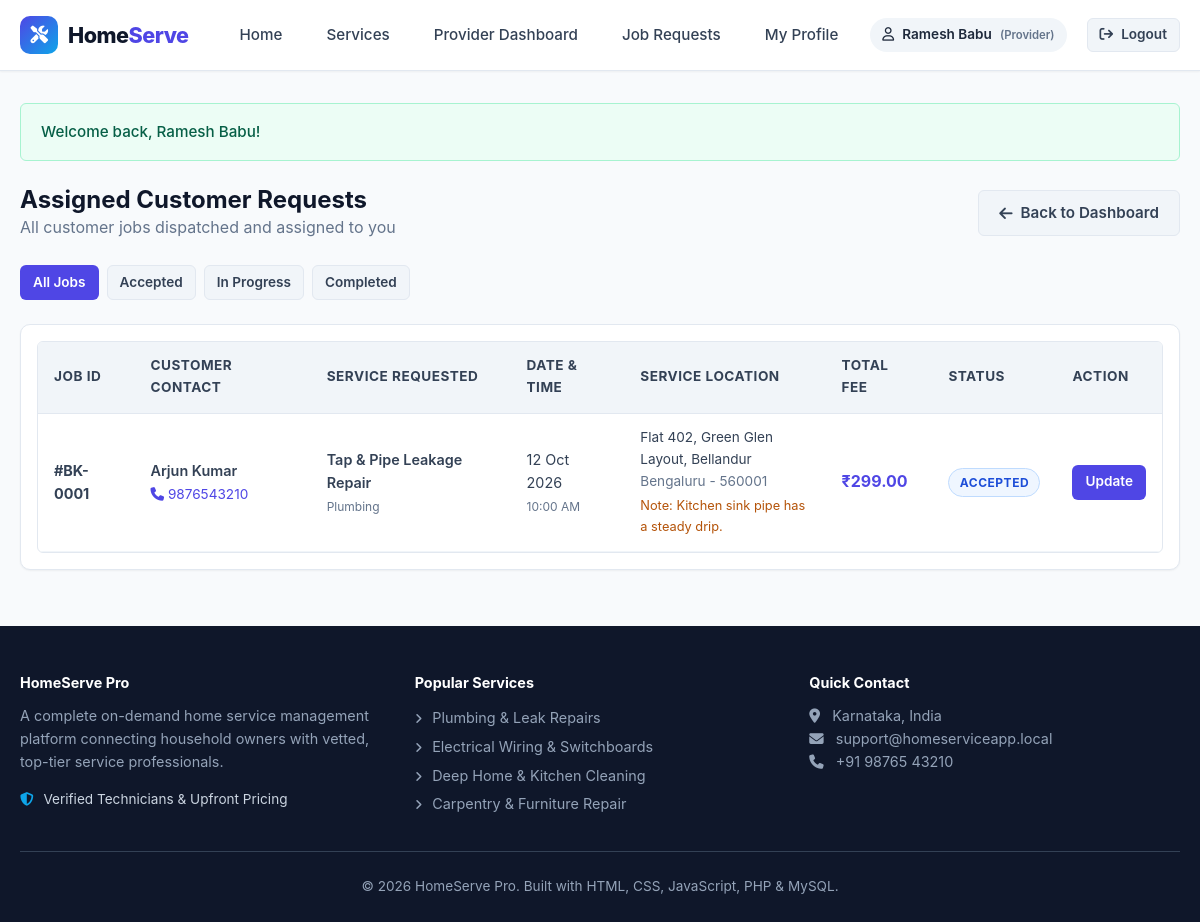
The app's page /provider/requests.php (signed in) with its own data.
### tables this page shows
CREATE TABLE `bookings` (
    `id` INT AUTO_INCREMENT PRIMARY KEY,
    `customer_id` INT NOT NULL,
    `service_id` INT NOT NULL,
    `provider_id` INT DEFAULT NULL,
    `booking_date` DATE NOT NULL,
    `booking_time` TIME NOT NULL,
    `service_address` TEXT NOT NULL,
    `city` VARCHAR(100) NOT NULL,
    `pincode` VARCHAR(20) NOT NULL,
    `special_notes` TEXT,
    `total_price` DECIMAL(10,2) NOT NULL,
    `status` ENUM('Pending', 'Accepted', 'In Progress', 'Completed', 'Cancelled') NOT NULL DEFAULT 'Pending',
    `admin_notes` TEXT,
    `created_at` TIMESTAMP DEFAULT CURRENT_TIMESTAMP,
    `updated_at` TIMESTAMP DEFAULT CURRENT_TIMESTAMP ON UPDATE CURRENT_TIMESTAMP,
    CONSTRAINT `fk_booking_customer` FOREIGN KEY (`customer_id`) 
        REFERENCES `users`(`id`) ON DELETE CASCADE,
    CONSTRAINT `fk_booking_service` FOREIGN KEY (`service_id`) 
        REFERENCES `services`(`id`) ON DELETE CASCADE,
    CONSTRAINT `fk_booking_provider` FOREIGN KEY (`provider_id`) 
        REFERENCES `providers`(`id`) ON DELETE SET NULL
);

CREATE TABLE `users` (
    `id` INT AUTO_INCREMENT PRIMARY KEY,
    `name` VARCHAR(100) NOT NULL,
    `email` VARCHAR(150) NOT NULL UNIQUE,
    `password` VARCHAR(255) NOT NULL,
    `phone` VARCHAR(20) NOT NULL,
    `city` VARCHAR(100) NOT NULL,
    `pincode` VARCHAR(20) NOT NULL,
    `role` ENUM('customer', 'provider', 'admin') NOT NULL DEFAULT 'customer',
    `created_at` TIMESTAMP DEFAULT CURRENT_TIMESTAMP
);

CREATE TABLE `services` (
    `id` INT AUTO_INCREMENT PRIMARY KEY,
    `category_id` INT NOT NULL,
    `name` VARCHAR(150) NOT NULL,
    `description` TEXT,
    `price` DECIMAL(10,2) NOT NULL DEFAULT 0.00,
    `duration_mins` INT DEFAULT 60,
    `status` ENUM('active', 'inactive') DEFAULT 'active',
    `created_at` TIMESTAMP DEFAULT CURRENT_TIMESTAMP,
    CONSTRAINT `fk_services_category` FOREIGN KEY (`category_id`) 
        REFERENCES `service_categories`(`id`) ON DELETE CASCADE
);

CREATE TABLE `service_categories` (
    `id` INT AUTO_INCREMENT PRIMARY KEY,
    `name` VARCHAR(100) NOT NULL UNIQUE,
    `description` TEXT,
    `icon` VARCHAR(50) DEFAULT 'wrench',
    `created_at` TIMESTAMP DEFAULT CURRENT_TIMESTAMP
);

### provider/requests.php (the view, shortened to what this page needs)
<?php
require_once __DIR__ . '/../config/db.php';
$pdo = getDB();
$userId = $_SESSION['user_id'];
$pStmt = $pdo->prepare("SELECT id FROM providers WHERE user_id = ?");
$pStmt->execute([$userId]);
$prov = $pStmt->fetch();
$providerId = $prov['id'] ?? 0;
$filter = $_GET['status'] ?? 'all';
$query = "SELECT b.*, s.name as service_name, c.name as category_name,
                 u.name as customer_name, u.phone as customer_phone, u.email as customer_email,
                 r.rating, r.comment as review_comment
          FROM bookings b
          JOIN services s ON b.service_id = s.id
          JOIN service_categories c ON s.category_id = c.id
          JOIN users u ON b.customer_id = u.id
          LEFT JOIN reviews r ON b.id = r.booking_id
          WHERE b.provider_id = ?";
$params = [$providerId];
$query .= " ORDER BY b.booking_date DESC, b.booking_time DESC";
$stmt = $pdo->prepare($query);
$stmt->execute($params);
$requests = $stmt->fetchAll();
require_once __DIR__ . '/../includes/header.php';
?>
<div style="display: flex; justify-content: space-between; align-items: center; margin-bottom: 1.5rem; flex-wrap: wrap; gap: 1rem;">
    <div>
        <h2>Assigned Customer Requests</h2>
        <p style="color: var(--gray-500);">All customer jobs dispatched and assigned to you</p>
    </div>
    <a href="dashboard.php" class="btn btn-secondary">
        <i class="fa-solid fa-arrow-left"></i> Back to Dashboard
    </a>
</div>
<div style="display:flex; gap: 0.5rem; margin-bottom: 1.5rem; flex-wrap: wrap;">
    <a href="requests.php" class="btn <?php echo ($filter === 'all') ? 'btn-primary' : 'btn-secondary'; ?> btn-sm">All Jobs</a>
    <a href="requests.php?status=Accepted" class="btn <?php echo ($filter === 'Accepted') ? 'btn-primary' : 'btn-secondary'; ?> btn-sm">Accepted</a>
    <a href="requests.php?status=In Progress" class="btn <?php echo ($filter === 'In Progress') ? 'btn-primary' : 'btn-secondary'; ?> btn-sm">In Progress</a>
    <a href="requests.php?status=Completed" class="btn <?php echo ($filter === 'Completed') ? 'btn-primary' : 'btn-secondary'; ?> btn-sm">Completed</a>
</div>
<div class="card" style="padding: 1rem;">
    <?php if (empty($requests)): ?>
        <div style="text-align: center; padding: 3rem 1rem;">
            <i class="fa-regular fa-folder-open" style="font-size: 3rem; color: var(--gray-300); margin-bottom: 1rem;"></i>
            <h4>No jobs found in this category</h4>
            <p style="color: var(--gray-500);">Keep your availability status online to receive incoming requests.</p>
        </div>
    <?php else: ?>
        <div class="table-responsive">
            <table class="table">
                <thead>
                    <tr>
                        <th>Job ID</th>
                        <th>Customer Contact</th>
                        <th>Service Requested</th>
                        <th>Date & Time</th>
                        <th>Service Location</th>
                        <th>Total Fee</th>
                        <th>Status</th>
                        <th>Action</th>
                    </tr>
                </thead>
                <tbody>
                    <?php foreach ($requests as $r): ?>
                        <tr>
                            <td><strong>#BK-<?php echo str_pad($r['id'], 4, '0', STR_PAD_LEFT); ?></strong></td>
                            <td>
                                <div style="font-weight: 600;"><?php echo htmlspecialchars($r['customer_name']); ?></div>
                                <div><a href="tel:<?php echo htmlspecialchars($r['customer_phone']); ?>" style="color: var(--primary); font-size: 0.85rem;"><i class="fa-solid fa-phone"></i> <?php echo htmlspecialchars($r['customer_phone']); ?></a></div>
                            </td>
                            <td>
                                <div style="font-weight: 600;"><?php echo htmlspecialchars($r['service_name']); ?></div>
                                <small style="color: var(--gray-500);"><?php echo htmlspecialchars($r['category_name']); ?></small>
                            </td>
                            <td>
                                <div><?php echo date('d M Y', strtotime($r['booking_date'])); ?></div>
                                <small style="color: var(--gray-500);"><?php echo date('h:i A', strtotime($r['booking_time'])); ?></small>
                            </td>
                            <td style="max-width: 220px; font-size: 0.85rem;">
                                <div><?php echo htmlspecialchars($r['service_address']); ?></div>
                                <div style="color: var(--gray-500);"><?php echo htmlspecialchars($r['city']); ?> - <?php echo htmlspecialchars($r['pincode']); ?></div>
                                <?php if (!empty($r['special_notes'])): ?>
                                    <div style="color: #b45309; margin-top: 4px; font-size: 0.8rem;">Note: <?php echo htmlspecialchars($r['special_notes']); ?></div>
                                <?php endif; ?>
                            </td>
                            <td>
                                <strong style="color: var(--primary); font-size: 1rem;"><?php echo formatPrice($r['total_price']); ?></strong>
                            </td>
                            <td><?php echo getStatusBadge($r['status']); ?></td>
                            <td>
                                <?php if ($r['status'] !== 'Completed'): ?>
                                    <a href="update-status.php?booking_id=<?php echo $r['id']; ?>" class="btn btn-primary btn-sm">
                                        Update
                                    </a>
                                <?php endif; ?>
                            </td>
                        </tr>
                    <?php endforeach; ?>
                </tbody>
            </table>
        </div>
    <?php endif; ?>
</div>
<?php require_once __DIR__ . '/../includes/footer.php'; ?>

### config/db.php (shortened to what this page needs)
<?php
function displayFlash() {
    if (isset($_SESSION['flash'])) {
        $flash = $_SESSION['flash'];
        $colorClass = match($flash['type']) {
            'success' => 'alert-success',
            'danger'  => 'alert-danger',
            'warning' => 'alert-warning',
            default   => 'alert-info'
        };
        echo "<div class='alert {$colorClass}'>{$flash['message']}</div>";
    }
}
function formatPrice($amount) {
    return '₹' . number_format((float)$amount, 2);
}
function getStatusBadge($status) {
    $class = match($status) {
        'Pending'     => 'badge-pending',
        'Accepted'    => 'badge-accepted',
        'In Progress' => 'badge-progress',
        'Completed'   => 'badge-completed',
        'Cancelled'   => 'badge-cancelled',
        default       => 'badge-default'
    };
    return "<span class='badge {$class}'>" . htmlspecialchars($status) . "</span>";
}
?>

### assets/css/style.css (style rules this page uses)
:root { --primary: #4f46e5; --primary-hover: #4338ca; --primary-light: #eef2ff; --secondary: #0ea5e9; --dark: #0f172a; --gray-900: #1e293b; --gray-700: #334155; --gray-500: #64748b; --gray-300: #cbd5e1; --gray-200: #e2e8f0; --gray-100: #f1f5f9; --light: #f8fafc; --white: #ffffff; --success: #10b981; --success-bg: #ecfdf5; --warning: #f59e0b; --warning-bg: #fffbeb; --danger: #ef4444; --danger-bg: #fef2f2; --info: #3b82f6; --info-bg: #eff6ff; --radius-sm: 6px; --radius-md: 10px; --radius-lg: 16px; --shadow-sm: 0 1px 2px 0 rgba(0, 0, 0, 0.05); --shadow-md: 0 4px 6px -1px rgba(0, 0, 0, 0.1), 0 2px 4px -2px rgba(0, 0, 0, 0.1); --shadow-lg: 0 10px 15px -3px rgba(0, 0, 0, 0.1), 0 4px 6px -4px rgba(0, 0, 0, 0.1); --shadow-hover: 0 14px 20px -3px rgba(79, 70, 229, 0.15); --transition: all 0.25s cubic-bezier(0.4, 0, 0.2, 1); }
* { box-sizing: border-box; margin: 0; padding: 0; }
body { font-family: -apple-system, BlinkMacSystemFont, "Segoe UI", Roboto, Oxygen, Ubuntu, Cantarell, "Helvetica Neue", sans-serif; background-color: var(--light); color: var(--gray-700); line-height: 1.6; display: flex; flex-direction: column; min-height: 100vh; }
h1, h2, h3, h4, h5, h6 { color: var(--dark); font-weight: 700; line-height: 1.25; }
a { color: var(--primary); text-decoration: none; transition: var(--transition); }
.btn { display: inline-flex; align-items: center; justify-content: center; gap: 8px; padding: 0.6rem 1.25rem; font-size: 0.95rem; font-weight: 600; border-radius: var(--radius-sm); border: 1px solid transparent; cursor: pointer; transition: var(--transition); text-align: center; white-space: nowrap; }
.btn-primary { background-color: var(--primary); color: var(--white) !important; }
.btn-secondary { background-color: var(--gray-100); color: var(--gray-700); border-color: var(--gray-200); }
.btn-sm { padding: 0.35rem 0.75rem; font-size: 0.85rem; }
.card { background: var(--white); border-radius: var(--radius-md); border: 1px solid var(--gray-200); box-shadow: var(--shadow-sm); padding: 1.5rem; transition: var(--transition); }
.badge { display: inline-block; padding: 0.25rem 0.65rem; font-size: 0.75rem; font-weight: 700; border-radius: 999px; text-transform: uppercase; letter-spacing: 0.5px; }
.badge-accepted { background-color: var(--info-bg); color: #1d4ed8; border: 1px solid #bfdbfe; }
.alert { padding: 1rem 1.25rem; border-radius: var(--radius-sm); margin-bottom: 1.5rem; font-weight: 500; font-size: 0.95rem; }
.alert-success { background: var(--success-bg); color: #065f46; border: 1px solid #a7f3d0; }
.table-responsive { width: 100%; overflow-x: auto; border-radius: var(--radius-sm); border: 1px solid var(--gray-200); background: var(--white); }
.table { width: 100%; border-collapse: collapse; text-align: left; }
.table th { background-color: var(--gray-100); padding: 0.85rem 1rem; font-size: 0.85rem; font-weight: 700; text-transform: uppercase; letter-spacing: 0.5px; color: var(--gray-700); border-bottom: 1px solid var(--gray-200); }
.table td { padding: 0.85rem 1rem; font-size: 0.9rem; border-bottom: 1px solid var(--gray-100); vertical-align: middle; }

### records on screen
bookings: id "0001", customer.name "Arjun Kumar", customer.phone "9876543210", service.name "Tap & Pipe Leakage Repair", service_categories.name "Plumbing", booking_date "12 Oct 2026", booking_time "10:00 AM", service_address "Flat 402, Green Glen Layout, Bellandur", city "Bengaluru", pincode "560001", special_notes "Kitchen sink pipe has a steady drip.", total_price "₹299.00", status "ACCEPTED"

### other values on screen
$currentUser['name'] "Ramesh Babu"
$role "Provider"
$flash['message'] "Welcome back, Ramesh Babu!"
